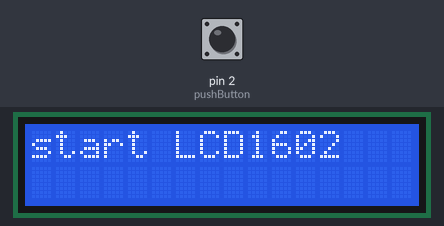
The sketch below on a simulated Arduino Uno, built with avr-gcc and run on an emulated ATmega328P. Parts: 16×2 character LCD. Inputs (shaded band) come from the test bench; at power-on: pin 2 (pushButton) HIGH.

Above: at 0.1 s.
At 2.2 s:
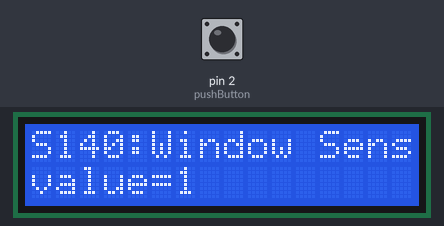
2.3 s: pin 2 (pushButton) pulled LOW for 0.15 s
At 2.39 s:
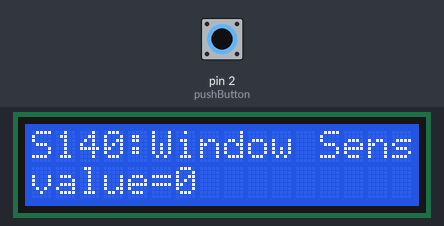
Timing chart, 0 to 5.3 s (numbered marks = the images above; inputs shaded):
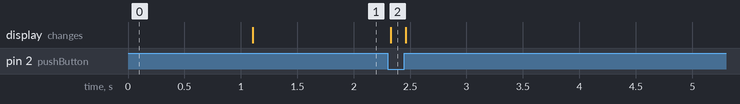

The sketch:

basic_test.ino
```cpp
/* Wired Door Window Sensor 330mm [S140] : http://rdiot.tistory.com/121 [RDIoT Demo] */

#include <Wire.h>
#include <LiquidCrystal_I2C.h>

LiquidCrystal_I2C lcd(0x27,16,2);  // LCD1602
int pushButton = 2;

void setup()
{
  lcd.init();  // initialize the lcd
  lcd.backlight();
  lcd.print("start LCD1602");
  pinMode(pushButton, INPUT_PULLUP);

  delay(1000);

  lcd.clear();
}

void loop()
{

  lcd.setCursor(0,0);
  lcd.print("S140:Window Sensor");

  int buttonState = digitalRead(pushButton);

  lcd.setCursor(0,1);
  lcd.print("value=" + (String)buttonState + " ");

  if(buttonState == 1)
  {
    digitalWrite(8, HIGH);
  }
  else
  {
   digitalWrite(8, LOW);
  }
  delay(1);
}
```

Measured:
- after the input at 2.3 s, the display: changes at once (image 2)
